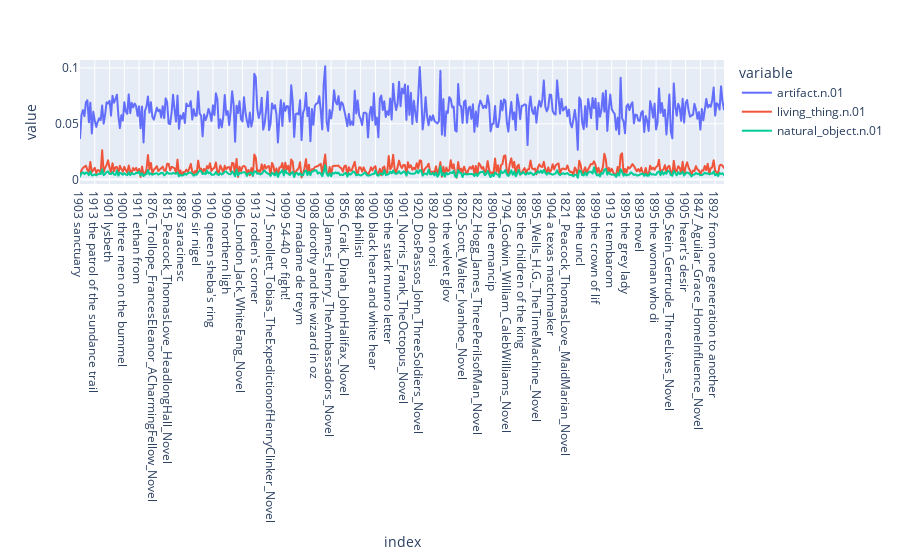

Notebook code cell kept with this figure:
### Code cell
px.line(df)

### Figure 1 — Plotly figure (JSON) as saved in the notebook; plotly's stock layout.template omitted (floating-point values rounded to 4 significant figures; data arrays with more than 128 entries replaced by an {"elided": "..."} marker saying what was removed)
{"data": [{"hovertemplate": "variable=artifact.n.01<br>index=%{x}<br>value=%{y}<extra></extra>", "legendgroup": "artifact.n.01", "line": {"color": "#636efa", "dash": "solid"}, "marker": {"symbol": "circle"}, "mode": "lines", "name": "artifact.n.01", "showlegend": true, "type": "scattergl", "x": {"elided": "437 str values"}, "xaxis": "x", "y": {"elided": "437 float values"}, "yaxis": "y"}, {"hovertemplate": "variable=living_thing.n.01<br>index=%{x}<br>value=%{y}<extra></extra>", "legendgroup": "living_thing.n.01", "line": {"color": "#EF553B", "dash": "solid"}, "marker": {"symbol": "circle"}, "mode": "lines", "name": "living_thing.n.01", "showlegend": true, "type": "scattergl", "x": {"elided": "437 str values"}, "xaxis": "x", "y": {"elided": "437 float values"}, "yaxis": "y"}, {"hovertemplate": "variable=natural_object.n.01<br>index=%{x}<br>value=%{y}<extra></extra>", "legendgroup": "natural_object.n.01", "line": {"color": "#00cc96", "dash": "solid"}, "marker": {"symbol": "circle"}, "mode": "lines", "name": "natural_object.n.01", "showlegend": true, "type": "scattergl", "x": {"elided": "437 str values"}, "xaxis": "x", "y": {"elided": "437 float values"}, "yaxis": "y"}], "layout": {"autosize": true, "legend": {"title": {"text": "variable"}, "tracegroupgap": 0}, "margin": {"t": 60}, "xaxis": {"anchor": "y", "autorange": true, "domain": [0, 1], "range": [0, 436], "title": {"text": "index"}, "type": "category"}, "yaxis": {"anchor": "x", "autorange": true, "domain": [0, 1], "range": [-0.003951, 0.1071], "title": {"text": "value"}, "type": "linear"}}}
